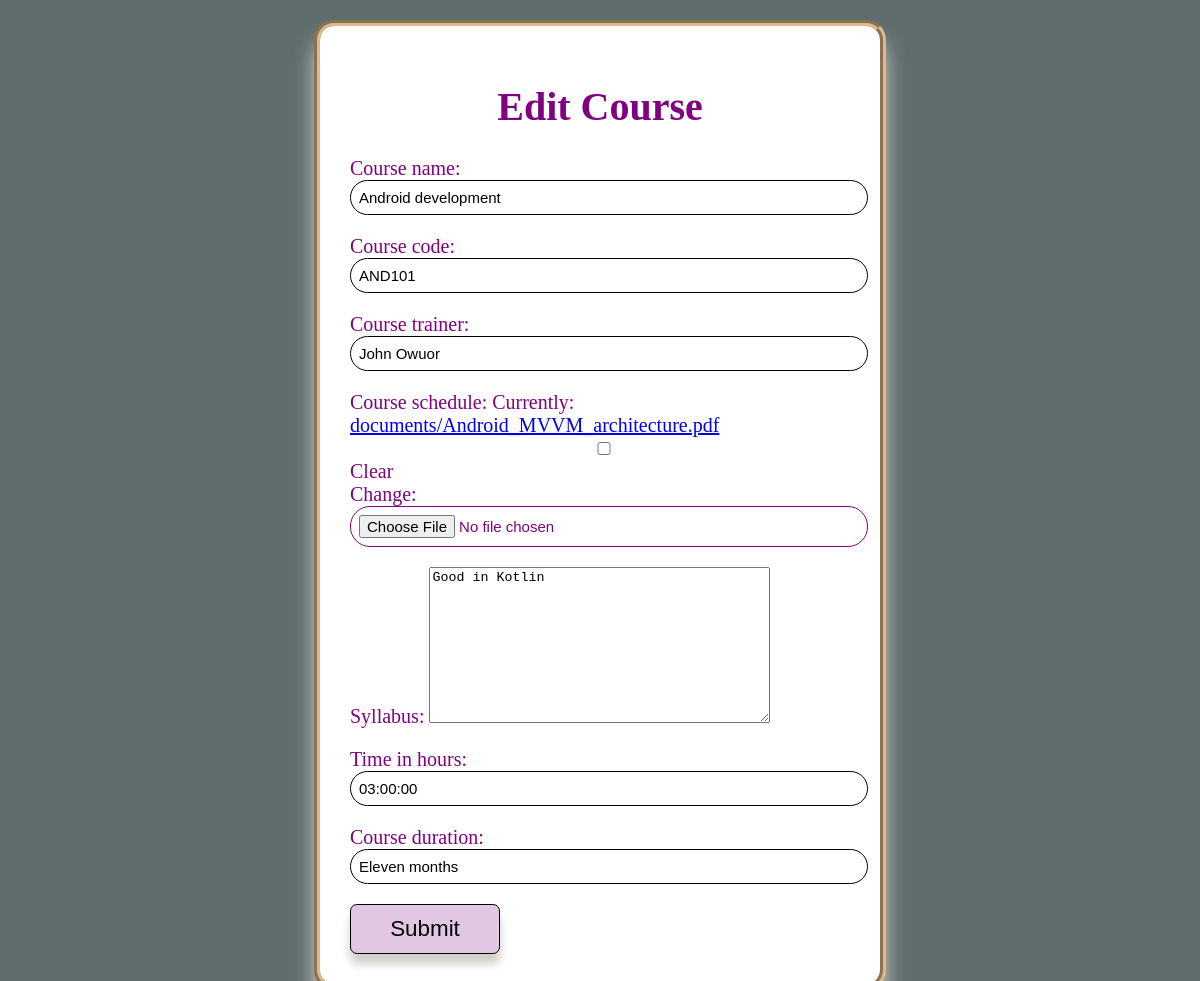
Page /course/edit/1/ on the earlier database version.
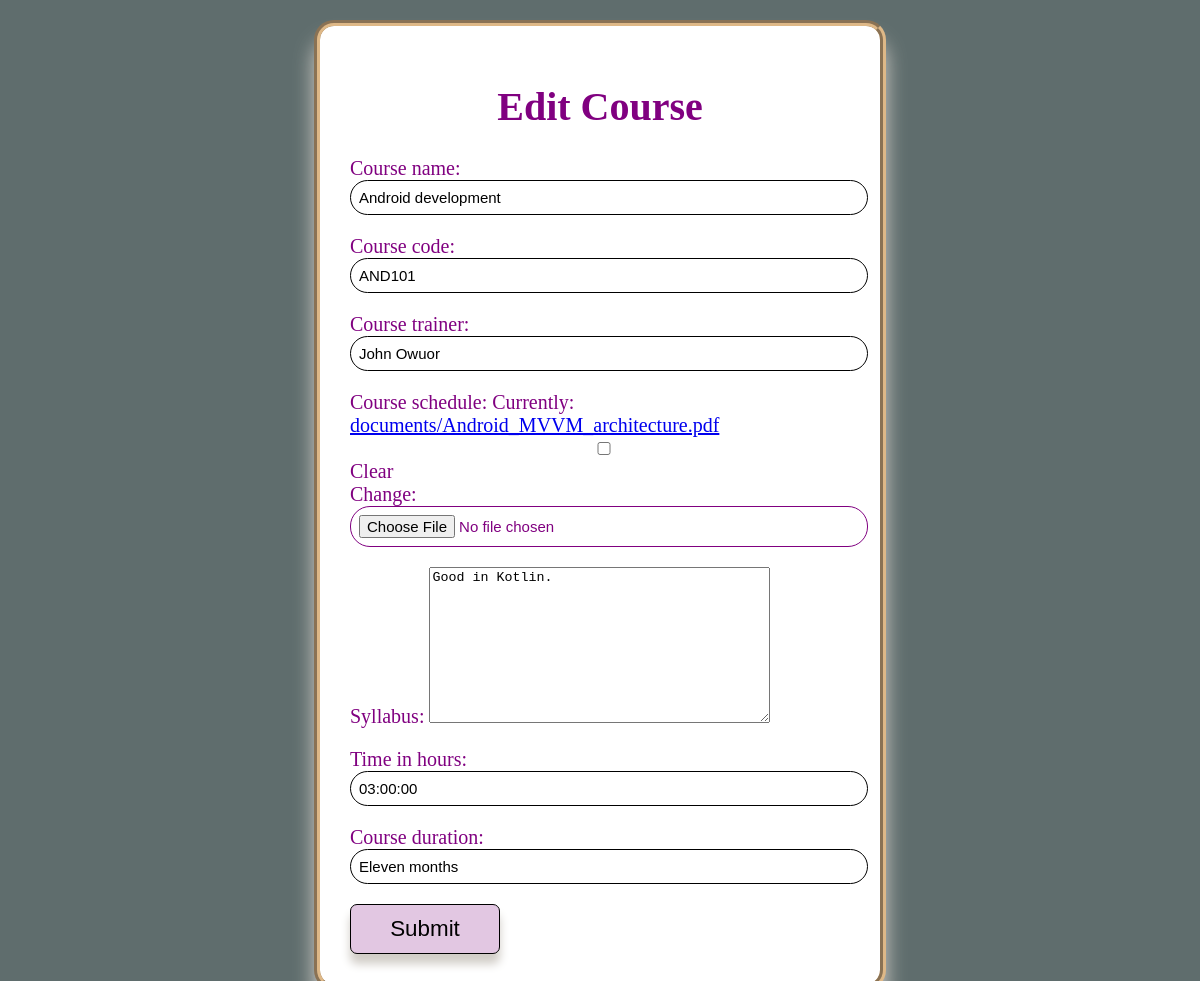
Same page on the later database version.
### course/models.py (models this page shows)
class Course(models.Model):
    course_name=models.CharField(max_length=30)
    course_code=models.CharField(max_length=10)
    course_trainer=models.CharField(max_length=30)
    course_schedule=models.FileField(upload_to='documents/',blank='True')
    syllabus=models.TextField(max_length=300)
    time_in_hours=models.DurationField()
    course_duration=models.CharField(max_length=30)

### course/views.py (the view)
# urls.py: path('edit/<int:id>/',edit_course,name="edit_course"),
def edit_course(request,id):
    course=Course.objects.get(id=id)
    if request.method=="POST":
        form=CourseRegistrationForm(request.POST,instance=course)
        if form.is_valid():
            form.save()
        return redirect("course_profile",id=course.id)
    else:
        form=CourseRegistrationForm(instance=course)
        return render(request,"edit_course.html",{"form":form})

### course/forms.py
class CourseRegistrationForm(forms.ModelForm):
    class Meta():
        model=Course
        fields=('__all__')

### course/templates/edit_course.html (shortened to what this page needs)
<!DOCTYPE html>
<html lang="en">
<head>
</head>
<body>
   <div class="wrap">
       <div class="form">
    <form method="POST" enctype="multipart/form-data">
        <h1>Edit Course </h1>
        {{form.as_p}}
        <input type="submit" value="Submit" id="button">
    </form>
    </div>
    </div>
</body>
</html>

Differences in the rows shown:
changed Course "Android development": syllabus "Good in Kotlin" → "Good in Kotlin."
